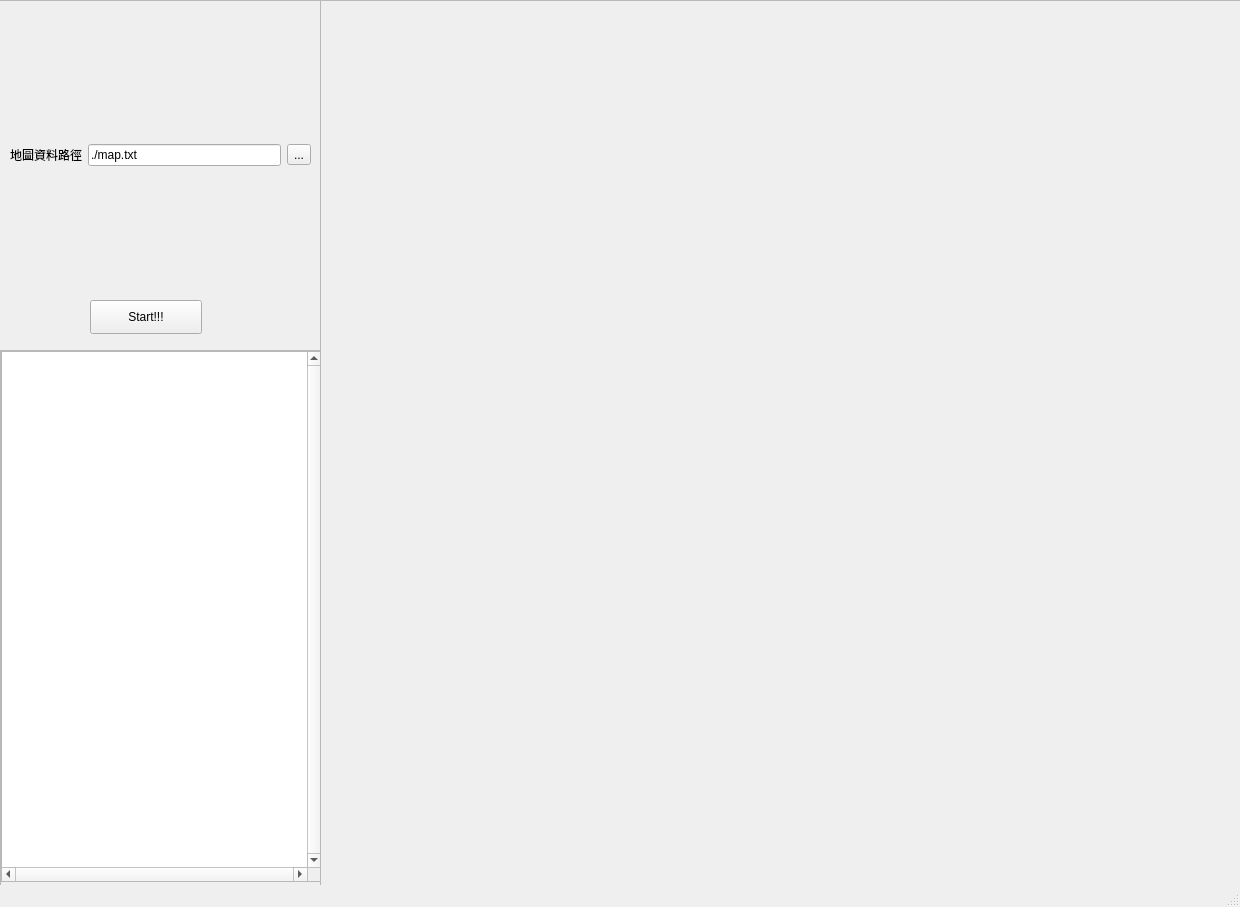
<?xml version="1.0" encoding="UTF-8"?>
<ui version="4.0">
 <class>MainWindow</class>
 <widget class="QMainWindow" name="MainWindow">
  <property name="geometry">
   <rect>
    <x>0</x>
    <y>0</y>
    <width>1240</width>
    <height>907</height>
   </rect>
  </property>
  <property name="windowTitle">
   <string>MainWindow</string>
  </property>
  <widget class="QWidget" name="centralwidget">
   <widget class="QFrame" name="Input_frame">
    <property name="geometry">
     <rect>
      <x>-10</x>
      <y>0</y>
      <width>331</width>
      <height>351</height>
     </rect>
    </property>
    <property name="frameShape">
     <enum>QFrame::StyledPanel</enum>
    </property>
    <property name="frameShadow">
     <enum>QFrame::Raised</enum>
    </property>
    <widget class="QWidget" name="layoutWidget">
     <property name="geometry">
      <rect>
       <x>20</x>
       <y>20</y>
       <width>301</width>
       <height>271</height>
      </rect>
     </property>
     <layout class="QVBoxLayout" name="verticalLayout_3">
      <item>
       <layout class="QHBoxLayout" name="horizontalLayout_5">
        <item>
         <widget class="QLabel" name="inputfile_label_2">
          <property name="text">
           <string>地圖資料路徑</string>
          </property>
         </widget>
        </item>
        <item>
         <widget class="QLineEdit" name="mapfilepath_edit">
          <property name="text">
           <string>./map.txt</string>
          </property>
         </widget>
        </item>
        <item>
         <widget class="QToolButton" name="inputfilepath_btn_2">
          <property name="text">
           <string>...</string>
          </property>
         </widget>
        </item>
       </layout>
      </item>
     </layout>
    </widget>
    <widget class="QPushButton" name="pushButton_2">
     <property name="geometry">
      <rect>
       <x>100</x>
       <y>300</y>
       <width>112</width>
       <height>34</height>
      </rect>
     </property>
     <property name="text">
      <string>Start!!!</string>
     </property>
    </widget>
   </widget>
   <widget class="QFrame" name="result_frame">
    <property name="geometry">
     <rect>
      <x>0</x>
      <y>350</y>
      <width>321</width>
      <height>561</height>
     </rect>
    </property>
    <property name="frameShape">
     <enum>QFrame::StyledPanel</enum>
    </property>
    <property name="frameShadow">
     <enum>QFrame::Raised</enum>
    </property>
    <widget class="QScrollArea" name="scrollArea">
     <property name="geometry">
      <rect>
       <x>0</x>
       <y>0</y>
       <width>321</width>
       <height>541</height>
      </rect>
     </property>
     <property name="widgetResizable">
      <bool>true</bool>
     </property>
     <widget class="QWidget" name="scrollAreaWidgetContents">
      <property name="geometry">
       <rect>
        <x>0</x>
        <y>0</y>
        <width>319</width>
        <height>539</height>
       </rect>
      </property>
      <widget class="QTextBrowser" name="textBrowser">
       <property name="geometry">
        <rect>
         <x>0</x>
         <y>0</y>
         <width>321</width>
         <height>531</height>
        </rect>
       </property>
       <property name="verticalScrollBarPolicy">
        <enum>Qt::ScrollBarAlwaysOn</enum>
       </property>
       <property name="horizontalScrollBarPolicy">
        <enum>Qt::ScrollBarAlwaysOn</enum>
       </property>
      </widget>
     </widget>
    </widget>
   </widget>
   <widget class="QFrame" name="plot_frame">
    <property name="geometry">
     <rect>
      <x>320</x>
      <y>0</y>
      <width>1061</width>
      <height>921</height>
     </rect>
    </property>
    <property name="maximumSize">
     <size>
      <width>1061</width>
      <height>921</height>
     </size>
    </property>
    <property name="frameShape">
     <enum>QFrame::StyledPanel</enum>
    </property>
    <property name="frameShadow">
     <enum>QFrame::Raised</enum>
    </property>
    <widget class="QWidget" name="verticalLayoutWidget">
     <property name="geometry">
      <rect>
       <x>0</x>
       <y>0</y>
       <width>921</width>
       <height>881</height>
      </rect>
     </property>
     <layout class="QVBoxLayout" name="plot_layout">
      <property name="sizeConstraint">
       <enum>QLayout::SetDefaultConstraint</enum>
      </property>
     </layout>
    </widget>
   </widget>
  </widget>
  <widget class="QStatusBar" name="statusbar"/>
 </widget>
 <resources/>
 <connections/>
</ui>
